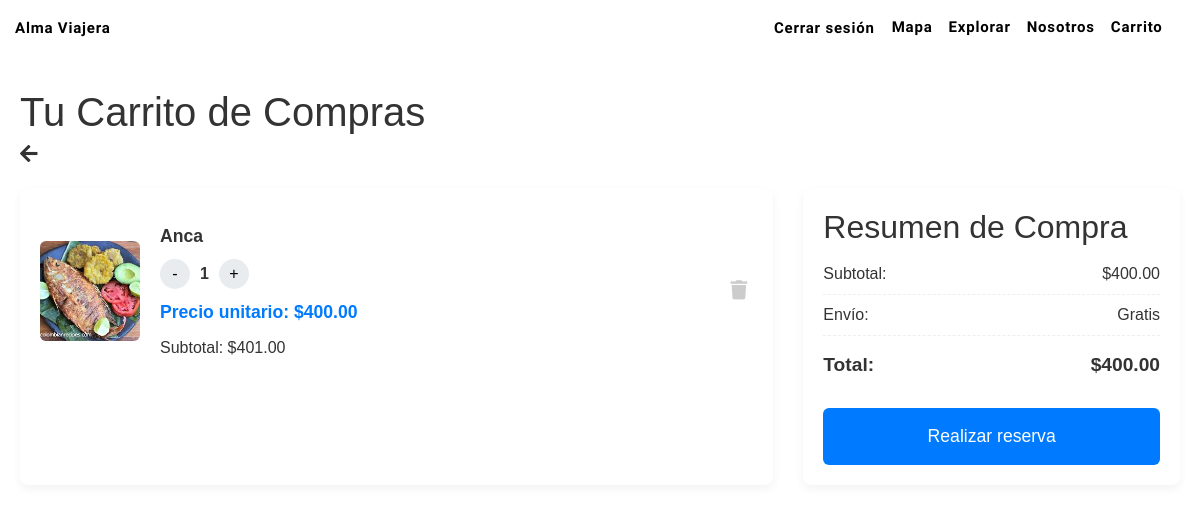
The app's page /carrito/ (signed in) with its own data.
### apps/cart/models.py (models this page shows, shortened)
class CarritoItem(models.Model):
    carrito = models.ForeignKey(  # Cambiado de 'carrito_id' a 'carrito'
        Carrito,
        related_name="items",
        on_delete=models.CASCADE
    )
    item = models.ForeignKey(Item, on_delete=models.CASCADE)  # Cambiado de 'item_id' a 'item'
    cantidad = models.PositiveIntegerField(default=1)

class Carrito(models.Model):
    usuario = models.ForeignKey(Usuario, on_delete=models.CASCADE)
    total = models.DecimalField(max_digits=10, decimal_places=2, default=0)

### apps/catalog/models.py (models this page shows, shortened)
class Item(models.Model):
    id = models.AutoField(primary_key=True)
    nombre = models.CharField(max_length=255)
    descripcion = models.TextField()
    precio = models.DecimalField(max_digits=10, decimal_places=2)
    categoria = models.ForeignKey(Categoria, on_delete=models.CASCADE, related_name="items")
    ubicacion = models.CharField(max_length=255, blank=True, null=True)
    imagen = models.ImageField(upload_to="items/", blank=True, null=True)
    tiempo = models.DecimalField(max_digits=4, decimal_places=1, null=True)
    disponibilidad = models.BooleanField(default=True)  # tours/actividades
    stock = models.PositiveIntegerField(blank=True, null=True)  # souvenirs
    vendedor = models.ForeignKey(
        settings.AUTH_USER_MODEL,          # modelo de usuario
        on_delete=models.CASCADE,
        related_name="items_publicados",
    )

### apps/cart/views.py (the view, shortened to what this page needs)
# urls.py: path('', views.carrito_view, name='detalle'),
def carrito_view(request):
    carrito, created = Carrito.objects.get_or_create(usuario=request.user)
    return render(request, 'cart.html', {'carrito': carrito, 'login_required': False})

### apps/cart/templates/cart.html (shortened to what this page needs)
{% extends "base.html" %}
{% load static %}
{% block body_class %}cart{% endblock %}
{% block content %}
<link rel="stylesheet" href="{% static 'css/cart.css' %}">
<link rel="stylesheet" href="https://cdnjs.cloudflare.com/ajax/libs/font-awesome/5.15.4/css/all.min.css">
<main class="container">
    {% if login_required %}
    <div class="login-required">
        <h1>Debes iniciar sesión</h1>
        <p>Para continuar, por favor  <a class="nav-link"
            href="{% url 'users:login' %}"
            hx-get="{% url 'users:login' %}?partial=1"
            hx-target="#authModal .modal-content"
            hx-swap="outerHTML"
            data-bs-toggle="modal"
            data-bs-target="#authModal">
            Iniciar sesión
          </a>.</p>
    </div>
    {% else %}
    <h1>Tu Carrito de Compras</h1>
    {% if carrito and carrito.items.all %}
    <div class="cart-back">
        <a href="{% url 'catalog:explorar' place='Colombia' categoria='lugar' %}" class="back-button">
            <i class="fas fa-arrow-left"></i>
        </a>
    </div>
    <div class="cart-layout">
        <div class="cart-items">
            {% for item in carrito.items.all %}
            <div class="cart-item" id="cart-item-{{ item.item.id }}">
                <img src="{{ item.item.imagen.url }}" alt="{{ item.item.nombre }}" class="product-image">
                <div class="item-details">
                    <span class="item-name">{{ item.item.nombre }}</span>
                    <div class="item-controls">
                        <button class="quantity-btn" data-action="decrease" data-item-id="{{ item.item.id }}">-</button>
                        <span class="quantity" id="quantity-{{ item.item.id }}">{{ item.cantidad }}</span>
                        <button class="quantity-btn" data-action="increase" data-item-id="{{ item.item.id }}">+</button>
                    </div>
                    <span class="item-price">Precio unitario: ${{ item.item.precio|floatformat:2 }}</span>
                    <span class="item-subtotal" id="subtotal-{{ item.item.id }}">
                        Subtotal: ${{ item.cantidad|floatformat:0|add:item.item.precio|floatformat:2 }}
                    </span>
                </div>
                <button class="remove-btn" data-item-id="{{ item.item.id }}">
                    <i class="fas fa-trash"></i>
                </button>
            </div>
            {% endfor %}
        </div>
        <div class="cart-summary">
            <h2>Resumen de Compra</h2>
            <div class="summary-line">
                <span>Subtotal:</span>
                <span id="subtotal">${{ carrito.total|floatformat:2 }}</span>
            </div>
            <div class="summary-line">
                <span>Envío:</span>
                <span>Gratis</span>
            </div>
            <div class="summary-line total">
                <span>Total:</span>
                <span id="total">${{ carrito.total|floatformat:2 }}</span>
            </div>
            <form action="{% url 'core:qr_reservation' %}" method="get" style="display: inline;">
                <button type="submit" class="checkout-btn">
                    Realizar reserva
                </button>
            </form>
        </div>
    </div>
    {% else %}
    <div class="empty-cart">
        <p>Tu carrito está vacío, sigue explorando</p>
        <a href="{% url 'catalog:explorar' place='Colombia' categoria='lugar' %}" class="explore-button">Explorar</a>
    </div>
    {% endif %}
    {% endif %}
</main>
{% endblock %}

### static/css/home.css (style rules this page uses)
:root { --primary-color: #ffffff; --secondary-color: #333333; --accent-color: #4CAF50; --font-family: 'Montserrat', sans-serif; }
html, body { margin: 0; padding: 0; width: 100%; height: 100%; overflow-x: hidden; }
body { font-family: var(--font-family); }

### static/css/auth.css (style rules this page uses)
:root { --av-bg: #f8fafc; --av-card-bg: #ffffff; --av-text: #0f172a; --av-muted: #64748b; --av-border: #e5e7eb; --av-ring: #3b82f6; --av-primary: #2563eb; --av-primary-900: #1d4ed8; --av-radius-lg: 16px; --av-radius-md: 12px; --av-shadow-sm: 0 2px 10px rgba(2, 6, 23, 0.05); --av-shadow-lg: 0 12px 30px rgba(2, 6, 23, 0.08); }

### static/css/cart.css (style rules this page uses)
body { font-family: 'Poppins', sans-serif; background-color: white; color: #333; margin: 0; padding: 0; }
.container { max-width: 1200px; margin: 20px auto; padding: 20px; }
.cart-layout { display: grid; grid-template-columns: 2fr 1fr; gap: 30px; margin-top: 20px; }
.cart-items { background: #fff; padding: 20px; border-radius: 8px; box-shadow: 0 4px 10px rgba(0,0,0,0.05); }
.cart-item { display: flex; align-items: center; gap: 20px; padding: 15px 0; border-bottom: 1px solid #eee; }
.cart-item:last-child { border-bottom: none; }
.product-image { width: 100px; height: 100px; object-fit: cover; border-radius: 6px; }
.item-details { flex-grow: 1; display: flex; flex-direction: column; gap: 10px; }
.item-name { font-weight: bold; font-size: 1.1rem; }
.item-controls { display: flex; align-items: center; gap: 10px; }
.quantity-btn { background: #e9ecef; border: none; width: 30px; height: 30px; border-radius: 50%; cursor: pointer; font-size: 1rem; transition: background 0.2s; }
.quantity { font-weight: bold; }
.item-price { font-size: 1.1rem; font-weight: 600; color: #007bff; }
.remove-btn { background: none; border: none; color: #ccc; cursor: pointer; font-size: 1.2rem; transition: color 0.2s; }
.cart-summary { background: #fff; padding: 20px; border-radius: 8px; box-shadow: 0 4px 10px rgba(0,0,0,0.05); }
.summary-line { display: flex; justify-content: space-between; padding: 8px 0; font-size: 1rem; border-bottom: 1px dashed #eee; }
.summary-line.total { font-weight: bold; font-size: 1.2rem; border-bottom: none; padding-top: 15px; }
.checkout-btn { width: 100%; padding: 15px; background-color: #007bff; color: white; border: none; border-radius: 6px; font-size: 1.1rem; cursor: pointer; margin-top: 20px; transition: background-color 0.3s; }
.cart-back { margin-bottom: 10px; }
.back-button { display: inline-flex; align-items: center; text-decoration: none; color: #333; font-size: 20px; transition: color 0.2s ease; }

### records on screen
CarritoItem: item.imagen (picture), item.nombre "Anca", cantidad "1", item.precio "400.00", cantidad|add "401.00"
Carrito: total "400.00"
